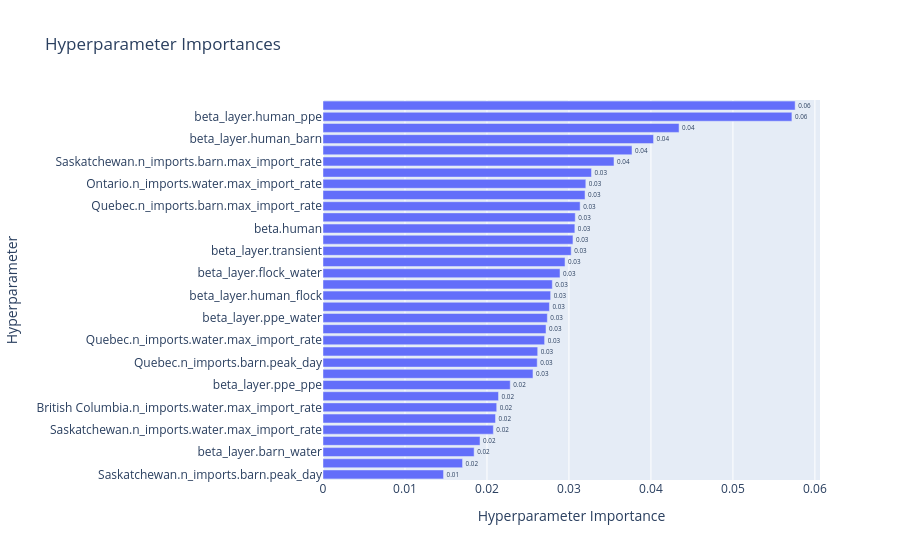

Notebook cell for this chart:
### Code cell
op.visualization.plot_param_importances(study).show()

### Figure 1 — Plotly figure (JSON) as saved in the notebook; plotly's stock layout.template omitted (floating-point values rounded to 4 significant figures)
{"data": [{"cliponaxis": false, "hovertemplate": ["Saskatchewan.n_imports.barn.peak_day (FloatDistribution): 0.01470355991026533<extra></extra>", "Alberta.n_imports.barn.max_import_rate (FloatDistribution): 0.017022657781720973<extra></extra>", "beta_layer.barn_water (FloatDistribution): 0.018434718111066273<extra></extra>", "British Columbia.n_imports.barn.peak_day (FloatDistribution): 0.019152111166596812<extra></extra>", "Saskatchewan.n_imports.water.max_import_rate (FloatDistribution): 0.020779210898738198<extra></extra>", "Manitoba.n_imports.barn.peak_day (FloatDistribution): 0.021042931199971672<extra></extra>", "British Columbia.n_imports.water.max_import_rate (FloatDistribution): 0.02118673316519478<extra></extra>", "beta_layer.ppe_flock (FloatDistribution): 0.021409089829786693<extra></extra>", "beta_layer.ppe_ppe (FloatDistribution): 0.022837935293354452<extra></extra>", "Alberta.n_imports.water.max_import_rate (FloatDistribution): 0.025613056469266295<extra></extra>", "Quebec.n_imports.barn.peak_day (FloatDistribution): 0.02613032477864763<extra></extra>", "Ontario.n_imports.barn.peak_day (FloatDistribution): 0.02618816164842783<extra></extra>", "Quebec.n_imports.water.max_import_rate (FloatDistribution): 0.02703090954115819<extra></extra>", "beta_layer.human_water (FloatDistribution): 0.027201556490971304<extra></extra>", "beta_layer.ppe_water (FloatDistribution): 0.027363635710075926<extra></extra>", "Nova Scotia.n_imports.barn.max_import_rate (FloatDistribution): 0.027620436475975563<extra></extra>", "beta_layer.human_flock (FloatDistribution): 0.02776747016810216<extra></extra>", "Manitoba.n_imports.barn.max_import_rate (FloatDistribution): 0.027970649325239207<extra></extra>", "beta_layer.flock_water (FloatDistribution): 0.028909605827097923<extra></extra>", "Nova Scotia.n_imports.barn.peak_day (FloatDistribution): 0.029521661552017537<extra></extra>", "beta_layer.transient (FloatDistribution): 0.03027529105207846<extra></extra>", "British Columbia.n_imports.barn.max_import_rate (FloatDistribution): 0.030490760601595102<extra></extra>", "beta.human (FloatDistribution): 0.030719744655886737<extra></extra>", "Manitoba.n_imports.water.max_import_rate (FloatDistribution): 0.03076812750553315<extra></extra>", "Quebec.n_imports.barn.max_import_rate (FloatDistribution): 0.03136127644041326<extra></extra>", "beta_layer.ppe_barn (FloatDistribution): 0.03196291858452013<extra></extra>", "Ontario.n_imports.water.max_import_rate (FloatDistribution): 0.03205781437540456<extra></extra>", "Alberta.n_imports.barn.peak_day (FloatDistribution): 0.03275194358479698<extra></extra>", "Saskatchewan.n_imports.barn.max_import_rate (FloatDistribution): 0.03549567908327174<extra></extra>", "beta_layer.flock_barn (FloatDistribution): 0.03769170896821055<extra></extra>", "beta_layer.human_barn (FloatDistribution): 0.040320799801149894<extra></extra>", "Ontario.n_imports.barn.max_import_rate (FloatDistribution): 0.04343116945376529<extra></extra>", "beta_layer.human_ppe (FloatDistribution): 0.057195301994533425<extra></extra>", "Nova Scotia.n_imports.water.max_import_rate (FloatDistribution): 0.05759104855516596<extra></extra>"], "name": "Objective Value", "orientation": "h", "text": ["0.01", "0.02", "0.02", "0.02", "0.02", "0.02", "0.02", "0.02", "0.02", "0.03", "0.03", "0.03", "0.03", "0.03", "0.03", "0.03", "0.03", "0.03", "0.03", "0.03", "0.03", "0.03", "0.03", "0.03", "0.03", "0.03", "0.03", "0.03", "0.04", "0.04", "0.04", "0.04", "0.06", "0.06"], "textposition": "outside", "type": "bar", "x": [0.0147, 0.01702, 0.01843, 0.01915, 0.02078, 0.02104, 0.02119, 0.02141, 0.02284, 0.02561, 0.02613, 0.02619, 0.02703, 0.0272, 0.02736, 0.02762, 0.02777, 0.02797, 0.02891, 0.02952, 0.03028, 0.03049, 0.03072, 0.03077, 0.03136, 0.03196, 0.03206, 0.03275, 0.0355, 0.03769, 0.04032, 0.04343, 0.0572, 0.05759], "y": ["Saskatchewan.n_imports.barn.peak_day", "Alberta.n_imports.barn.max_import_rate", "beta_layer.barn_water", "British Columbia.n_imports.barn.peak_day", "Saskatchewan.n_imports.water.max_import_rate", "Manitoba.n_imports.barn.peak_day", "British Columbia.n_imports.water.max_import_rate", "beta_layer.ppe_flock", "beta_layer.ppe_ppe", "Alberta.n_imports.water.max_import_rate", "Quebec.n_imports.barn.peak_day", "Ontario.n_imports.barn.peak_day", "Quebec.n_imports.water.max_import_rate", "beta_layer.human_water", "beta_layer.ppe_water", "Nova Scotia.n_imports.barn.max_import_rate", "beta_layer.human_flock", "Manitoba.n_imports.barn.max_import_rate", "beta_layer.flock_water", "Nova Scotia.n_imports.barn.peak_day", "beta_layer.transient", "British Columbia.n_imports.barn.max_import_rate", "beta.human", "Manitoba.n_imports.water.max_import_rate", "Quebec.n_imports.barn.max_import_rate", "beta_layer.ppe_barn", "Ontario.n_imports.water.max_import_rate", "Alberta.n_imports.barn.peak_day", "Saskatchewan.n_imports.barn.max_import_rate", "beta_layer.flock_barn", "beta_layer.human_barn", "Ontario.n_imports.barn.max_import_rate", "beta_layer.human_ppe", "Nova Scotia.n_imports.water.max_import_rate"]}], "layout": {"title": {"text": "Hyperparameter Importances"}, "xaxis": {"title": {"text": "Hyperparameter Importance"}}, "yaxis": {"title": {"text": "Hyperparameter"}}}}
